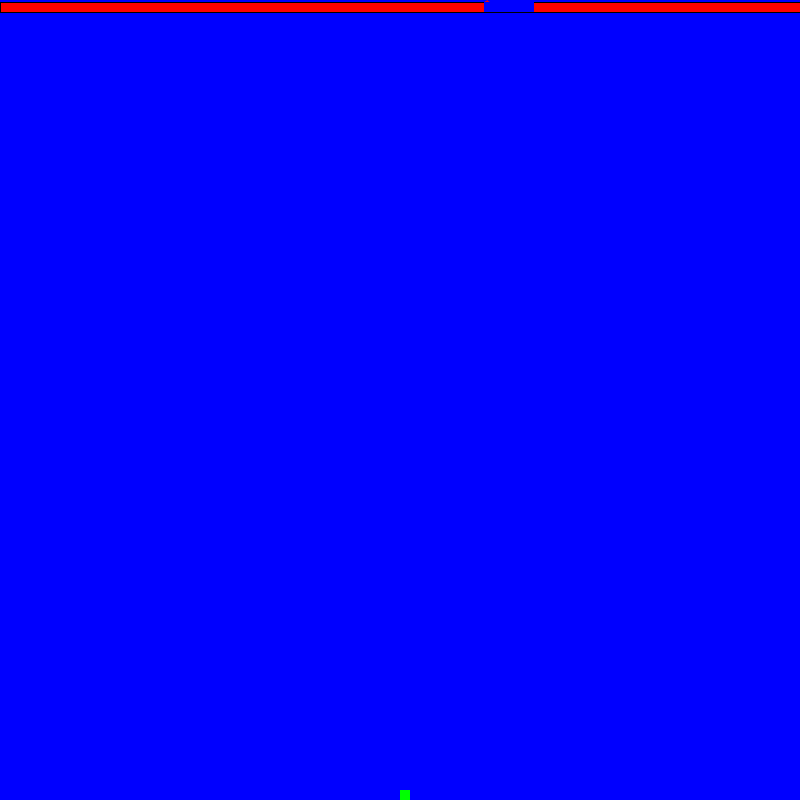
Frame 1 (no input)
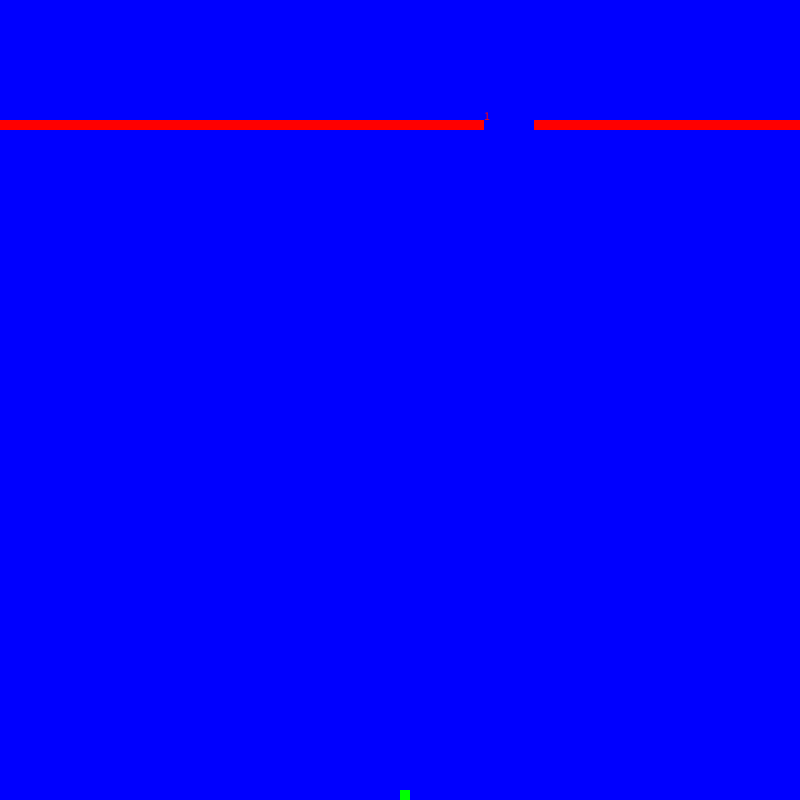
Frame 60 (the mouse pressed at the canvas centre just before this capture)
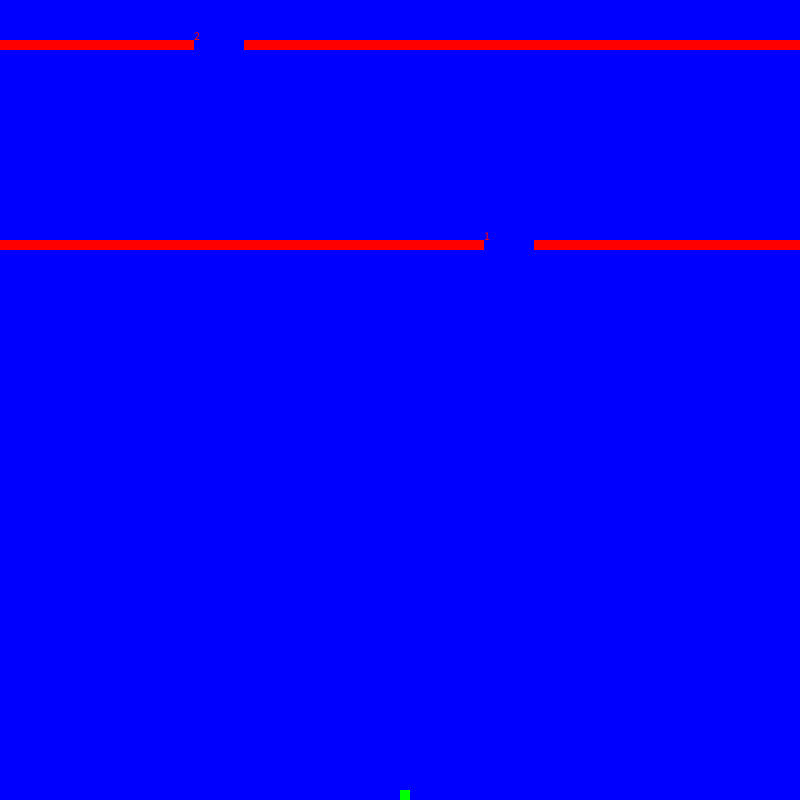
Frame 120 (the mouse held since frame 60 and released just before this capture)

The Processing sketch that drew these frames (run headless with seeded random() and noise(); from frame 60 on, the mouse is pressed at the canvas centre):

// Processing sketch: bouyoke
// ── bouyoke.pde
int NUM = 100;
int[] y = new int[NUM];
int[] x = new int[NUM];
float[] dy = new float[NUM];
int j = 400;
int k = 790;
boolean owari = false;
int score = 0;

void setup() {
  size(800, 800); 
  for (int i = 0; i < NUM; i++) {
    //bar syoki iti
    y[i] = -i * 200;
    x[i] = (int)random(750);
  }  
  for (int i = 0; i < NUM; i++) {
    //bar no sokudo
    dy[i] = 2;
  }
}

void draw() {
  background(0, 0, 255);
  if(owari == true){
   background(0); 
   textSize(100);
   text("GAME OVER",100,400);
   fill(255,0,0);
   text("score"+score,200,500);
  }else{
  for (int i = 0; i < NUM; i++) {
    y[i] += dy[i];
    fill(255, 0, 0);
    rect(0, y[i], 800, 10);
    text(i+1, x[i], y[i]);
    //kuhaku
    noStroke();
    fill(0, 0, 255);
    rect(x[i], y[i], 50, 10);
    //atarihantei
    if(y[i]+10 == k || k == y[i]+9 || k == y[i]+8 || k == y[i]+7){
      if(x[i] <= j && j + 10 <= x[i] + 50){
      owari = false;
     }else{
       owari = true;
       score = i;
    }
    }
  }
  }
  //jiki
  fill(0, 255, 0);
  rect(j, k, 10, 10);

  if(keyPressed == true && key == 'd'){
  j += 5;
  }
  if(keyPressed == true && key == 'a') {
  j -= 5;
   }
  if(keyPressed == true && key == 'w') {
  k -= 5;
  }
  if(keyPressed == true && key == 's') {
  k += 5;
  }
  //kadou hanni
  if (j <= 0) j = 0;
  if (j >= 790) j = 790;
  if (k <= 0) k = 0;
  if (k >= 790) k = 790;
}
